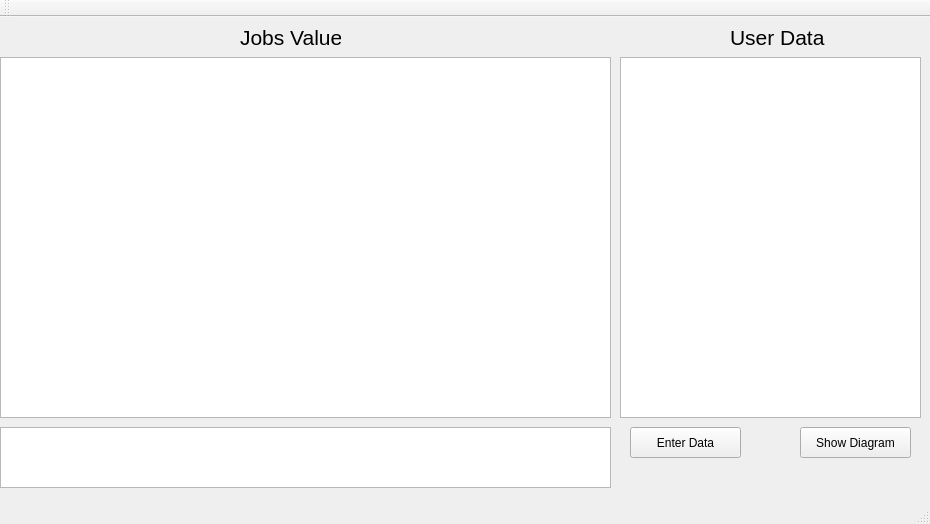
<?xml version="1.0" encoding="UTF-8"?>
<ui version="4.0">
 <class>MainWindow</class>
 <widget class="QMainWindow" name="MainWindow">
  <property name="geometry">
   <rect>
    <x>0</x>
    <y>0</y>
    <width>930</width>
    <height>524</height>
   </rect>
  </property>
  <property name="windowTitle">
   <string>MainWindow</string>
  </property>
  <widget class="QWidget" name="centralWidget">
   <widget class="QTableWidget" name="tableWidget_JobsData">
    <property name="geometry">
     <rect>
      <x>0</x>
      <y>40</y>
      <width>611</width>
      <height>361</height>
     </rect>
    </property>
   </widget>
   <widget class="QTableWidget" name="tableWidget_UserData">
    <property name="geometry">
     <rect>
      <x>620</x>
      <y>40</y>
      <width>301</width>
      <height>361</height>
     </rect>
    </property>
   </widget>
   <widget class="QLabel" name="label_Jobs">
    <property name="geometry">
     <rect>
      <x>240</x>
      <y>10</y>
      <width>101</width>
      <height>20</height>
     </rect>
    </property>
    <property name="font">
     <font>
      <pointsize>16</pointsize>
     </font>
    </property>
    <property name="text">
     <string>Jobs Value</string>
    </property>
   </widget>
   <widget class="QLabel" name="label_UserData">
    <property name="geometry">
     <rect>
      <x>730</x>
      <y>10</y>
      <width>101</width>
      <height>20</height>
     </rect>
    </property>
    <property name="font">
     <font>
      <pointsize>16</pointsize>
     </font>
    </property>
    <property name="text">
     <string>User Data</string>
    </property>
   </widget>
   <widget class="QPushButton" name="pushButton_EnterData">
    <property name="geometry">
     <rect>
      <x>630</x>
      <y>410</y>
      <width>111</width>
      <height>31</height>
     </rect>
    </property>
    <property name="text">
     <string>Enter Data</string>
    </property>
   </widget>
   <widget class="QPushButton" name="pushButton_BuildDiagram">
    <property name="geometry">
     <rect>
      <x>800</x>
      <y>410</y>
      <width>111</width>
      <height>31</height>
     </rect>
    </property>
    <property name="text">
     <string>Show Diagram</string>
    </property>
   </widget>
   <widget class="QTableWidget" name="tableWidget_Result">
    <property name="geometry">
     <rect>
      <x>0</x>
      <y>410</y>
      <width>611</width>
      <height>61</height>
     </rect>
    </property>
   </widget>
  </widget>
  <widget class="QMenuBar" name="menuBar">
   <property name="geometry">
    <rect>
     <x>0</x>
     <y>0</y>
     <width>930</width>
     <height>21</height>
    </rect>
   </property>
  </widget>
  <widget class="QToolBar" name="mainToolBar">
   <attribute name="toolBarArea">
    <enum>TopToolBarArea</enum>
   </attribute>
   <attribute name="toolBarBreak">
    <bool>false</bool>
   </attribute>
  </widget>
  <widget class="QStatusBar" name="statusBar"/>
 </widget>
 <layoutdefault spacing="6" margin="11"/>
 <resources/>
 <connections/>
</ui>
